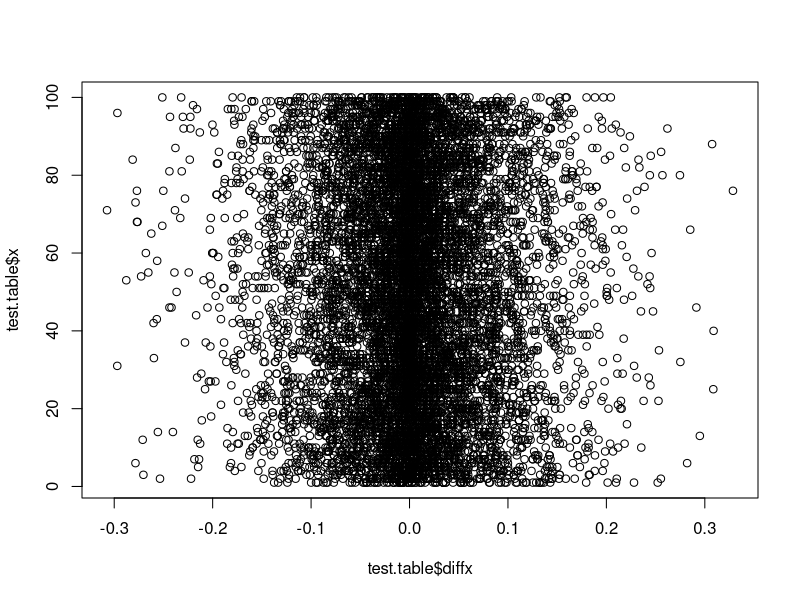
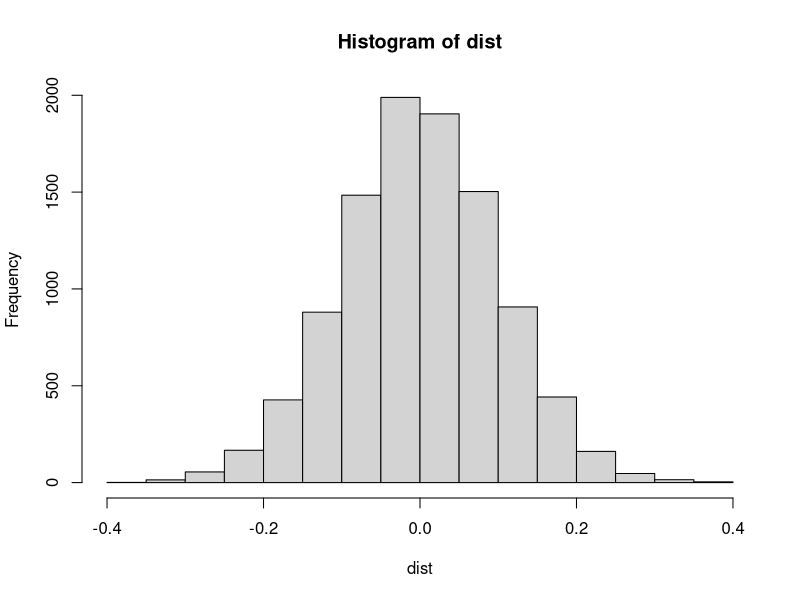

Generate these figures, in order, with R: (Note: this script raises an error after producing the figures.)
# Simulate some nests

library(spatstat)

## Function to generate inital nests and loafers
## [TODO]: incorporate image.err?
##    -if image.err, it will be incorporated as mean in generating
##      grid.noise?
## [TODO]: how are loafers/attending mates dispersed within colony?
##    -based on initial simulations, not randomly!

## NOTE: if nest.n is not a perfect square, the nest.n will be rounded
## to closest one (for now)
initiatenests <- function(nest.n, loafers.n, mean.nn, nn.sd, image.err=0,
                          flight.id="A"){
  
  # Calculate size of square grid:
  grid.size <- sqrt(nest.n)
  # Create coordinates along the grid
  grid.coords <- expand.grid(x=(1:grid.size)*mean.nn, y=(1:grid.size)*mean.nn)
  # Generate random noise
  grid.noise <- rnorm(n=nrow(grid.coords), mean=0, sd=nn.sd)
  noise.angles <- runif(n=nrow(grid.coords), min=0, max=2*pi) 
  grid.coords$newx <- grid.coords$x + grid.noise*sin(noise.angles)
  grid.coords$newy <- grid.coords$y + grid.noise*cos(noise.angles)
  
  # REMOVE:
  #grid.coords$diffx <- grid.coords$x - grid.coords$newx
  #grid.coords$diffy <- grid.coords$y - grid.coords$newy
  #grid.coords$dist <- sqrt(grid.coords$diffx^2 + grid.coords$diffy^2)
  
  # Create ppp with nests
  nest.pts <- as.ppp(data.frame(grid.coords$newx, grid.coords$newy), 
                    W=owin(xrange=c((min(grid.coords$newx)-mean.nn), 
                                     (max(grid.coords$newx)+mean.nn)), 
                                     yrange=c((min(grid.coords$newy)-mean.nn), 
                                               (max(grid.coords$newy)+mean.nn))))
  # Generate loafers
  loafers <- runifpoint(n=loafers.n, win=nest.pts$window)
  
  # Combine nests and loafers
  all.pts.ppp <- superimpose(nest.pts, loafers)
  all.pts.df <- as.data.frame(all.pts.ppp)
  
  # Mark points as either nesting or non-nesting
  all.pts.df$observed <- c(rep.int(1, nrow(grid.coords)), rep.int(0, loafers.n))
  
  # Generate IDs for each point
  ids <- seq(from=1, to=nrow(all.pts.df), length.out=nrow(all.pts.df))
  all.pts.df$UFID <- paste(flight.id, ids, sep="_")

  return(all.pts.df)
}

### [TODO]: incorporate image error?
### Or is there a difference b/w mean.move and image.err? 
### sd.move captures the between-image error associated with
### birds moving on the nest, the mean.move implies some specific 
### spatial bias with the image. If mean.move != 0, that implies
### a directional movement by all nests

newflight <- function(initpts, loafers.n, mean.move=0, sd.move, image.err=0,
                      flight.id="B"){
  init.nests <- subset(initpts, observed==1)
  nest.n <- nrow(init.nests)
  # Generate random noise
  grid.noise <- rnorm(n=nest.n, mean=mean.move, sd=sd.move)
  noise.angles <- runif(n=nest.n, min=0, max=2*pi) 
  init.nests$newx <- init.nests$x + grid.noise*sin(noise.angles)
  init.nests$newy <- init.nests$y + grid.noise*cos(noise.angles)
  
  # REMOVE:
  #init.nests$diffx <- init.nests$x - init.nests$newx
  #init.nests$diffy <- init.nests$y - init.nests$newy
  #init.nests$dist <- sqrt(init.nests$diffx^2 + init.nests$diffy^2)
  
  # Create ppp with nests
  xrange <- (max(init.nests$newx) - min(init.nests$newx))
  yrange <- (max(init.nests$newy) - min(init.nests$newy))
  nest.pts <- as.ppp(data.frame(init.nests$newx, init.nests$newy), 
                     W=owin(xrange=c((min(init.nests$newx)-(0.1*xrange)), 
                                     (max(init.nests$newx)+(0.1*xrange))), 
                            yrange=c((min(init.nests$newy)-(0.1*yrange)), 
                                     (max(init.nests$newy)+(0.1*yrange)))))
  # Generate loafers
  loafers <- runifpoint(n=loafers.n, win=nest.pts$window)
  
  # Combine nests and loafers
  all.pts.ppp <- superimpose(nest.pts, loafers)
  all.pts.df <- as.data.frame(all.pts.ppp)
  
  # Mark points as either nesting or non-nesting
  all.pts.df$observed <- c(rep.int(1, nest.n), rep.int(0, loafers.n))
  
  # Generate IDs for each point
  ids <- seq(from=1, to=nrow(all.pts.df), length.out=nrow(all.pts.df))
  all.pts.df$UFID <- paste(flight.id, ids, sep="_")
  
  return(all.pts.df)
}

#### REMOVE:
#### Test SD 
# Under the half normal, E[Y]= mu = sigma*sqrt(2)/(sqrt(pi))
# so sigma = mu*sqrt(pi)/sqrt(2)
# st.dev(Y) = sqrt(s^2*(1-2/pi))

test.m <- 0
test.sd <- 0.1
test.size <- 100
test.table <- expand.grid(x=1:test.size, y=1:test.size)

#origin.col <- rep(0, test.size)
#test.table <- data.frame(origin.col, origin.col)
colnames(test.table) <- c("x", "y")

test.dist <- rnorm(n=test.size^2, mean=test.m, sd=test.sd)
test.angles <- runif(n=test.size^2, min=0, max=2*pi) 
test.table$newx <- test.table$x + test.dist*sin(test.angles)
test.table$newy <- test.table$y + test.dist*cos(test.angles)
test.table$diffx <- test.table$x - test.table$newx
test.table$diffy <- test.table$y - test.table$newy
test.table$dist <- sqrt(test.table$diffx^2 + test.table$diffy^2)
sd(test.table$dist)

#plot(test.table$y ~ test.table$x)
#points(test.table$newy ~ test.table$x, col="red")

plot(test.table$x ~ test.table$diffx)
test.negs <- sample(c(-1,1), size=(test.size^2), replace=T)
dist <- test.table$dist * test.negs
hist(dist)
sd(dist)

# Compare expected / observed means:
#mu = sigma*sqrt(2)/(sqrt(pi))
test.sd*sqrt(2)/sqrt(pi) / mean(test.table$dist)

# Compare expected / observed standard deviations:
sqrt((test.sd^2)*(1-2/pi)) / sd(test.table$dist)

mean(ActiveNest$dist)/(sd.move*sqrt(2)/sqrt(pi))

sd(ActiveNest$dist)/sqrt((sd.move^2)*(1-2/pi))
